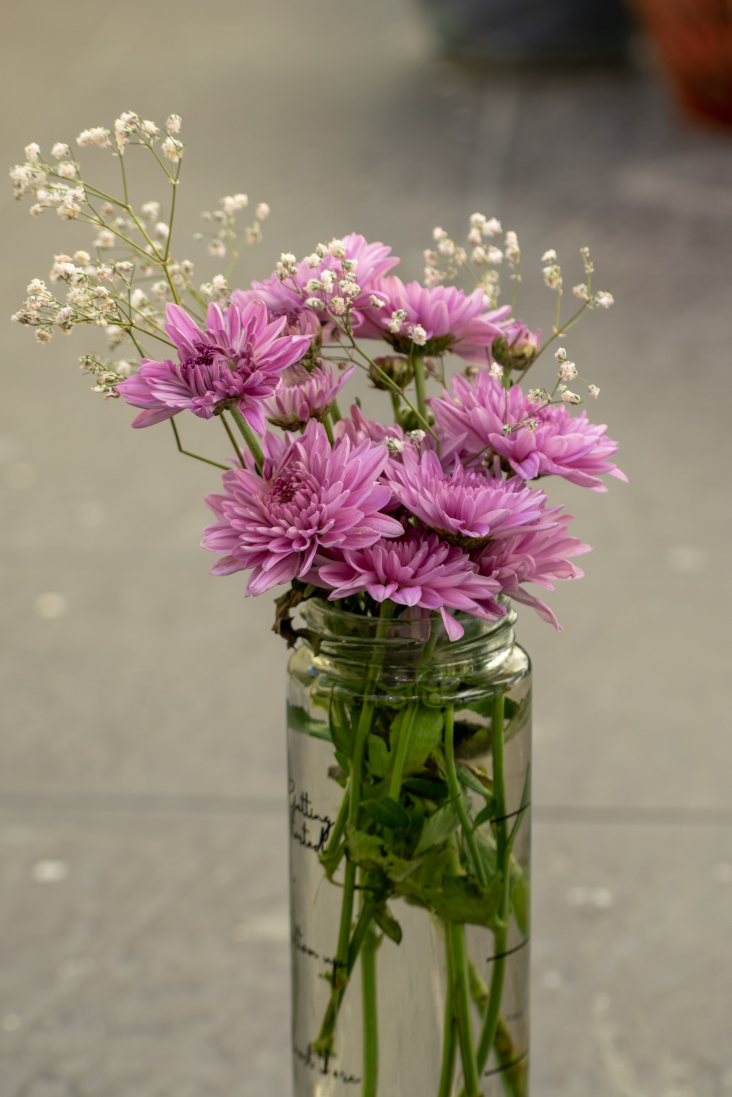
#> input picture images/flowers-jar.jpg, 3657 x 5485 px (shown at 1/5 size)
$ python -i image_processing.py   (imports and definitions only)
#> lines starting #> are read from the running program, lines starting #| are printed output that depends on the picture; after the words box and inside, x2 and y2 are one past the last pixel; in counts of white or black regions, pixels touching at a corner belong together
#> further down, picture is the input picture: shape (5485, 3657, 3); mean B, G, R 114.1, 130.2, 144.3
import cv2
import numpy as np

# [13 lines left out: function load_image, not called in this run]

def convert_to_grayscale(image):
  """Convert an RGB image to grayscale."""
  grayscale = cv2.cvtColor(image, cv2.COLOR_RGB2GRAY)
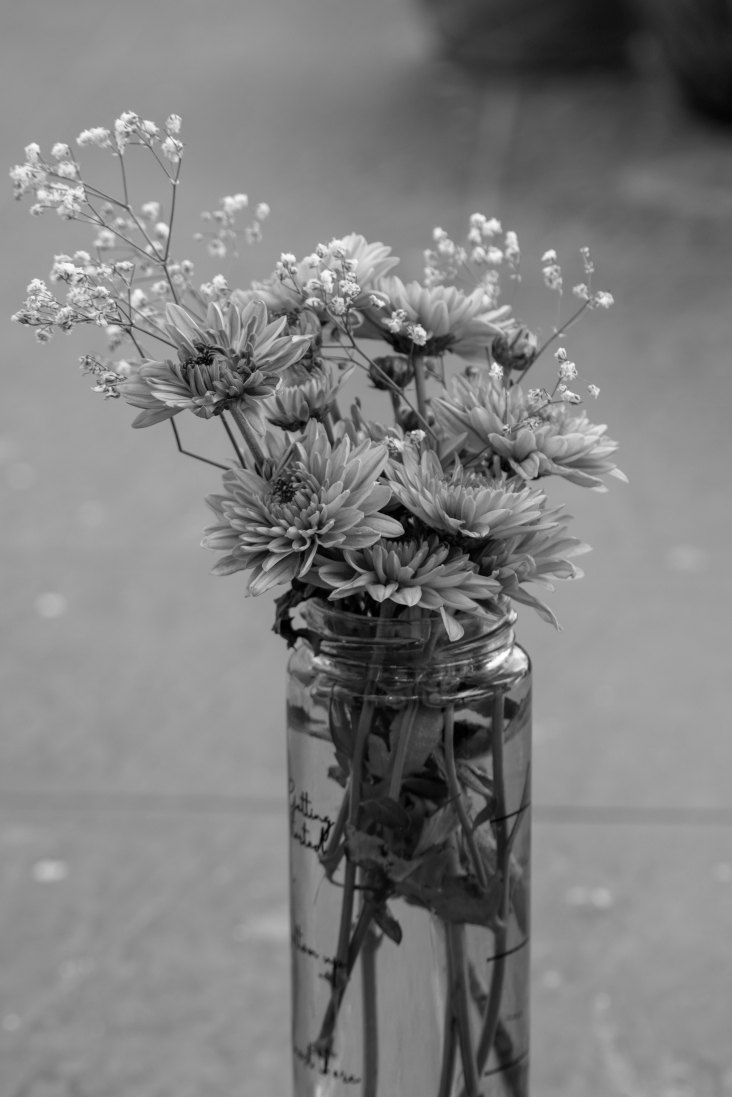
#> grayscale: shape (5485, 3657) (shown at 1/5 size); min 0, max 255, mean 126.9

  return grayscale

def apply_gaussian_blur(image):
  """Reduce image noise using Gaussian blur."""
  blurred = cv2.GaussianBlur(image, (15, 15), 0)

  return blurred

def detect_edges(image):
  """Detect edges using the Canny algorithm."""
  grayscale = convert_to_grayscale(image)
  blurred = apply_gaussian_blur(grayscale)

  edges = cv2.Canny(blurred, threshold1=30, threshold2=100)
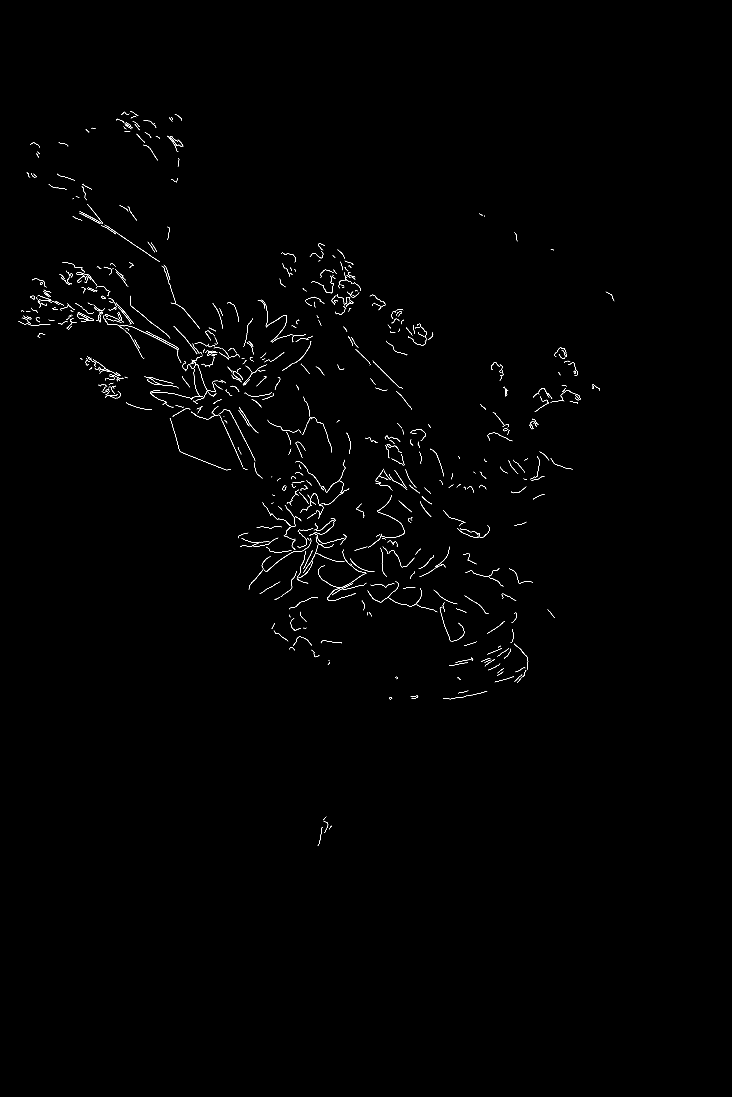
#> edges: shape (5485, 3657) (shown at 1/5 size); 0.25% white in thin lines or dots, all inside (x1, y1, x2, y2) = (92, 555, 3071, 4230)

  return edges

# [34 lines left out: function segment_image, not called in this run]


>>> import cv2
>>> picture = cv2.imread('images/flowers-jar.jpg')
>>> result = detect_edges(picture)

$ run again, on images/fruits.jpg
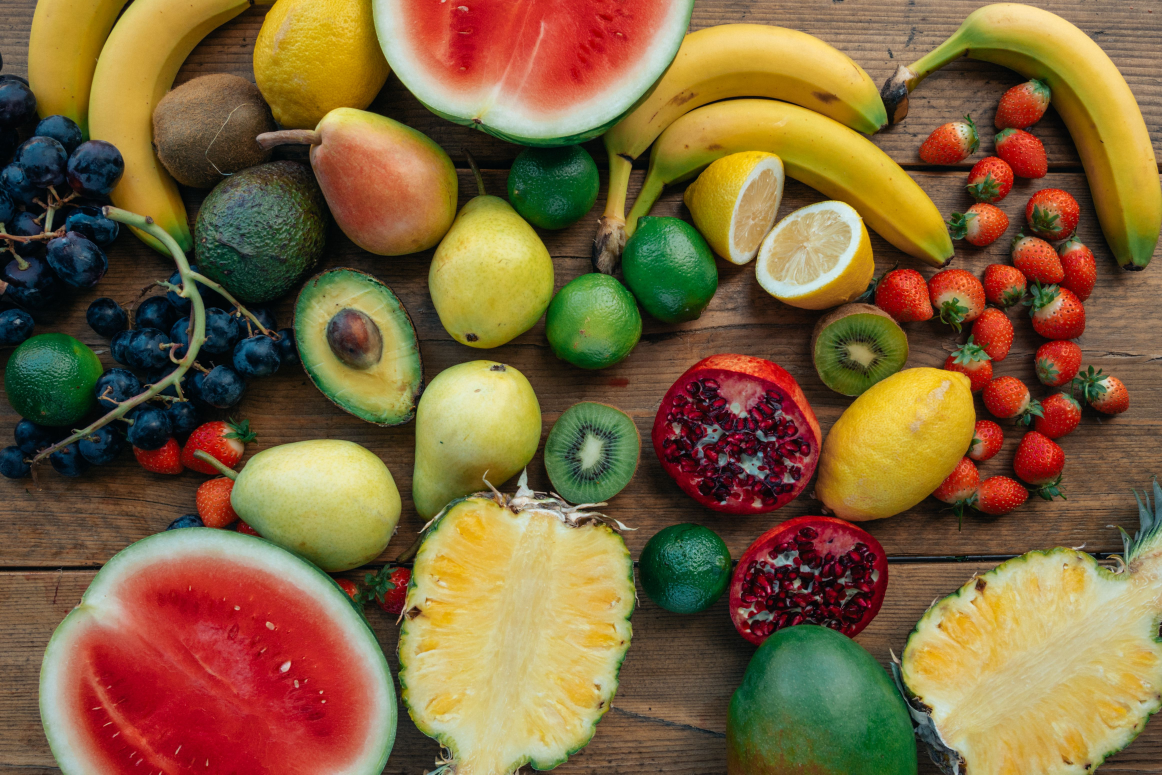
#> input picture images/fruits.jpg, 4647 x 3098 px (shown at 1/4 size)
#> picture is the input picture: shape (3098, 4647, 3); mean B, G, R 60.4, 99.5, 126.2
#> in convert_to_grayscale, `grayscale = cv2.cvtColor(image, cv2.COLOR_RGB2GRAY)`:
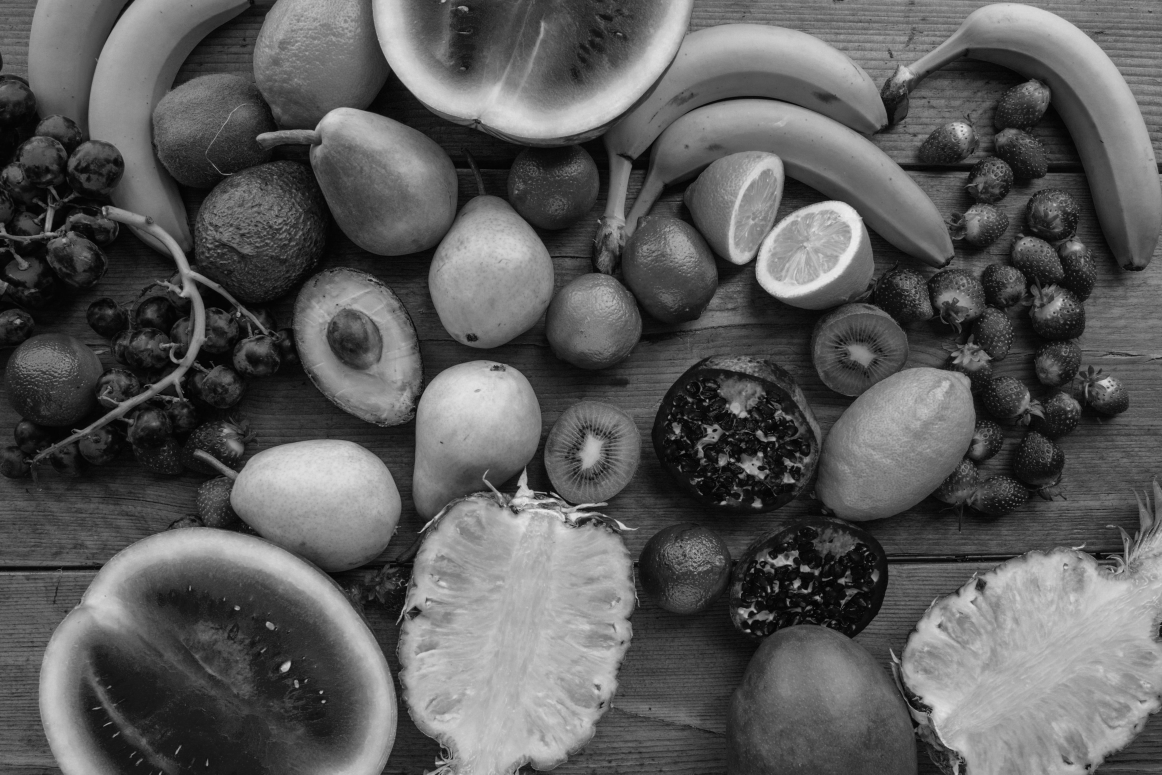
#> grayscale: shape (3098, 4647) (shown at 1/4 size); min 0, max 241, mean 90.9
#> in detect_edges, `edges = cv2.Canny(blurred, threshold1=30, threshold2=100)`:
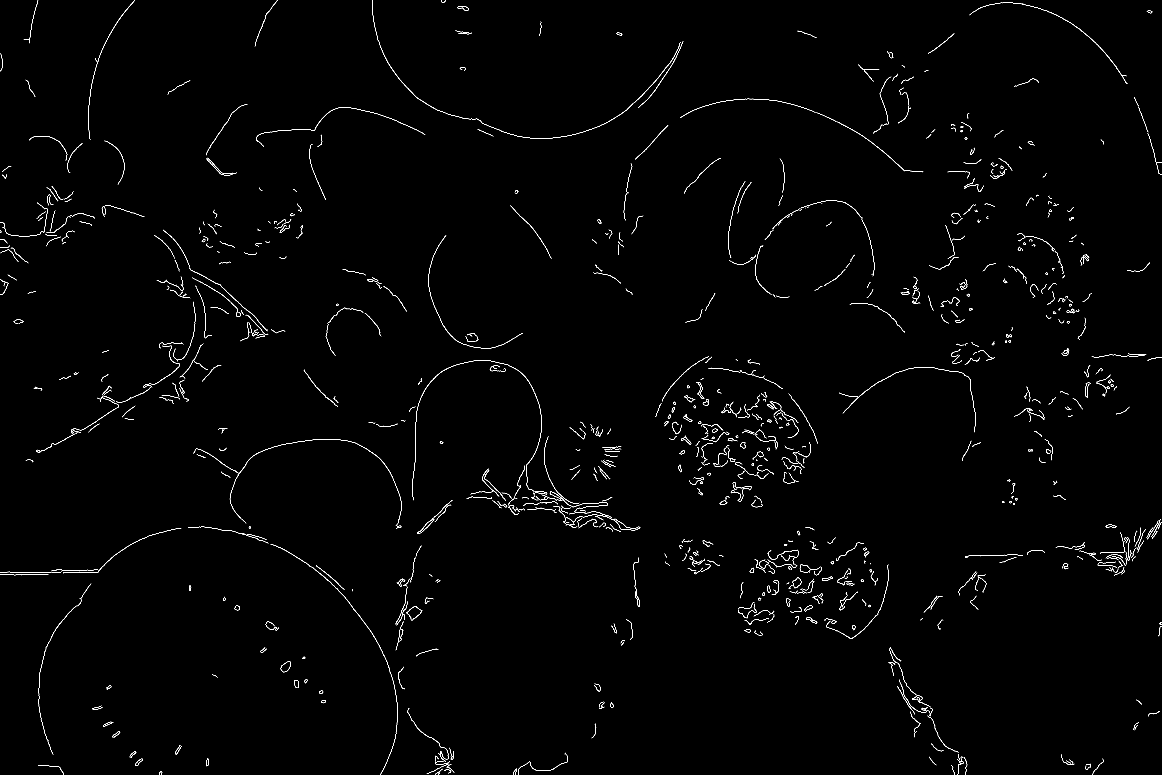
#> edges: shape (3098, 4647) (shown at 1/4 size); 0.53% white in thin lines or dots

$ run again, on images/kotor-street.jpg
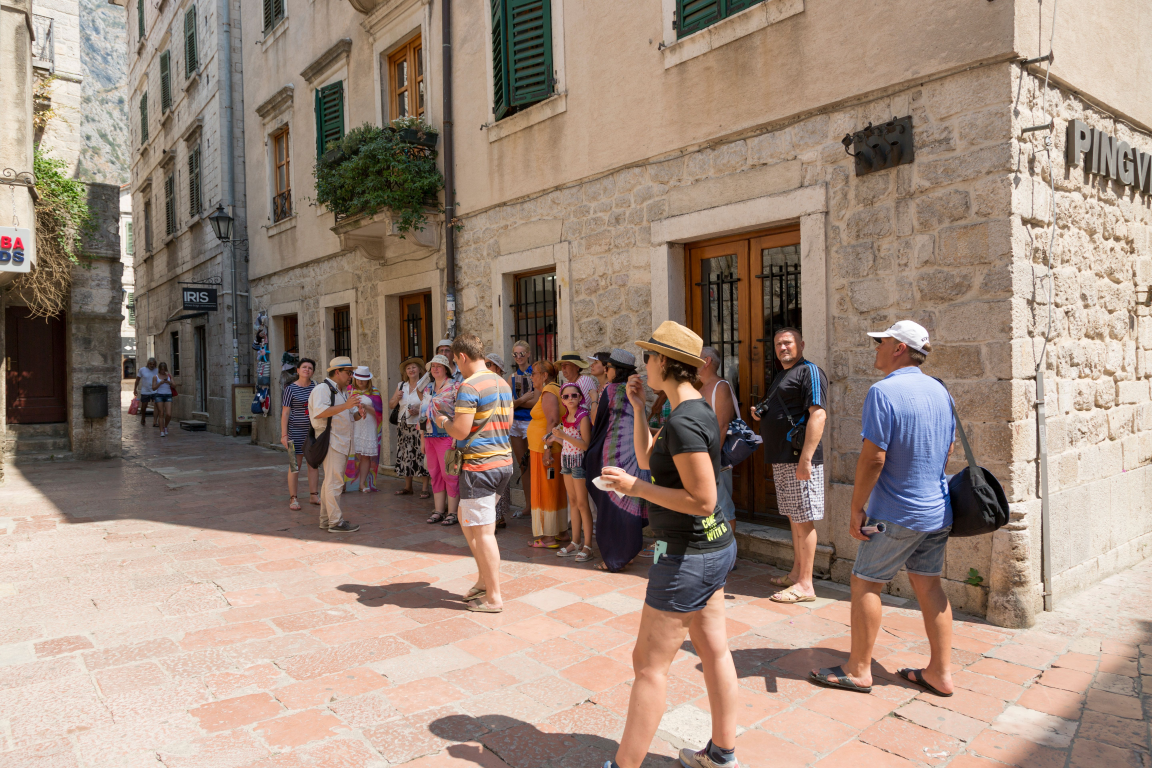
#> input picture images/kotor-street.jpg, 5760 x 3840 px (shown at 1/5 size)
#> picture is the input picture: shape (3840, 5760, 3); mean B, G, R 124.2, 137.5, 157.6
#> in convert_to_grayscale, `grayscale = cv2.cvtColor(image, cv2.COLOR_RGB2GRAY)`:
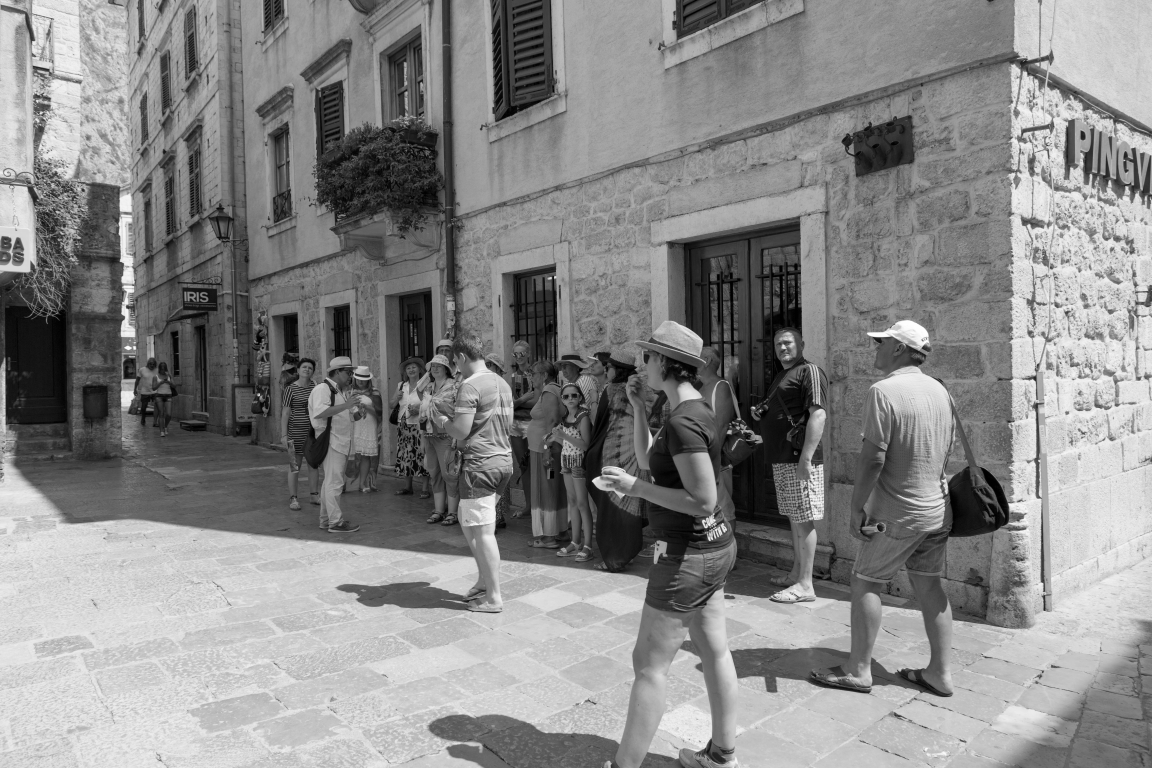
#> grayscale: shape (3840, 5760) (shown at 1/5 size); min 0, max 255, mean 135.8
#> in detect_edges, `edges = cv2.Canny(blurred, threshold1=30, threshold2=100)`:
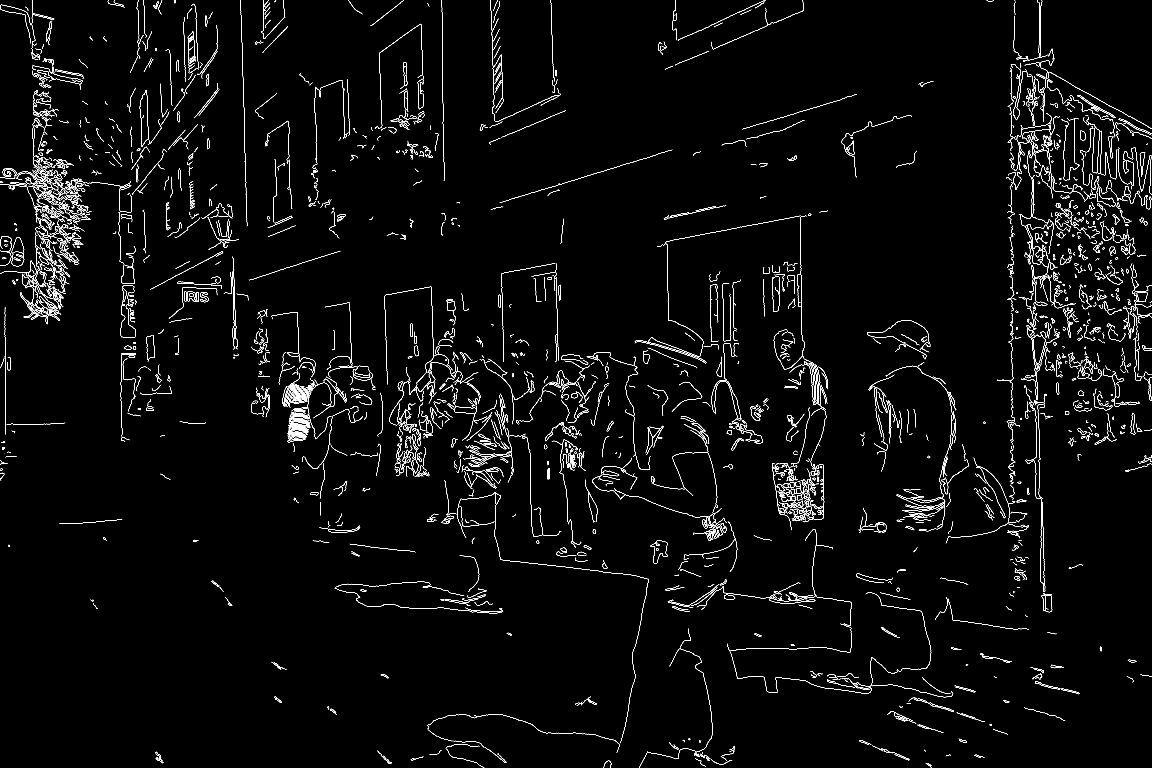
#> edges: shape (3840, 5760) (shown at 1/5 size); 1.1% white in thin lines or dots
